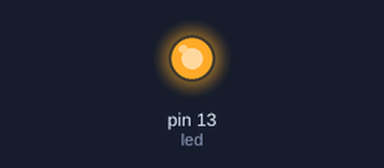
Bench run of a sketch on a simulated Arduino Uno, built with avr-gcc and run on an emulated ATmega328P. Shown: output pins drawn as LEDs (lit = HIGH).

Above: at 0.1 s.
At 31.1 s:
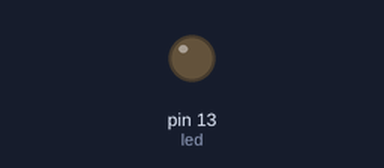
Timing chart, 0 to 40.0 s (numbered marks = the images above):
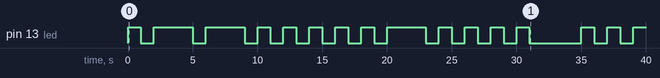

Measured:
- by itself, pin 13 (led): LOW → HIGH at 0.00 s, → LOW 1.0 s later, → HIGH 1.0 s later, → LOW 3.0 s later, … (31 changes in this stretch)

The sketch:

Week3_morsecode.ino
```cpp
// What hath God wrought
//.-- .... .- -
//.... .- - ....
//--. --- -..
//.-- .-. --- ..- --. .... -

int led = 13;

void setup () {
  pinMode(led, OUTPUT);
}

void dits() {
  digitalWrite(led, HIGH);
  delay(1000);
  digitalWrite(led, LOW);
  delay(1000);
}

void dahs() {
  digitalWrite(led, HIGH);
  delay(3000);
  digitalWrite(led, LOW);
  delay(1000);
}

void letterA() {
   dits(); dahs();
}

void letterD() {
  dahs(); dits(); dits();
}

void letterG() {
  dahs(); dahs(); dits();
}

void letterH() {
  dits(); dits(); dits(); dits();
}

void letterO() {
  dahs(); dahs(); dahs();
}

void letterR() {
  dits(); dahs(); dits();
}

void letterT() {
  dits(); dits(); dits(); dits();
}

void letterU() {
  dits(); dits(); dahs();
}

void letterW() {
  dits(); dahs(); dahs();
}

void loop() {
  letterW(); letterH(); letterA(); letterT();
  delay(3000);
  letterH(); letterA(); letterT(); letterH();
  delay(3000);
  letterG(); letterO(); letterD();
  delay(3000);
  letterW(); letterR(); letterO(); letterU(); letterG(); letterH(); letterT();
  delay(10000);
}
```
